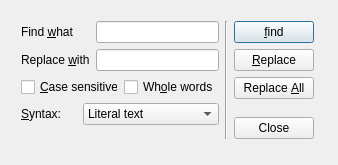
<?xml version="1.0" encoding="UTF-8"?>
<ui version="4.0">
 <class>FindAndReplaceDlg</class>
 <widget class="QDialog" name="FindAndReplaceDlg">
  <property name="geometry">
   <rect>
    <x>0</x>
    <y>0</y>
    <width>338</width>
    <height>165</height>
   </rect>
  </property>
  <property name="windowTitle">
   <string>Find And Replace</string>
  </property>
  <widget class="QWidget" name="layoutWidget">
   <property name="geometry">
    <rect>
     <x>10</x>
     <y>10</y>
     <width>315</width>
     <height>140</height>
    </rect>
   </property>
   <layout class="QHBoxLayout" name="horizontalLayout_3">
    <item>
     <layout class="QVBoxLayout" name="verticalLayout_2">
      <item>
       <layout class="QGridLayout" name="gridLayout">
        <item row="0" column="0">
         <widget class="QLabel" name="label">
          <property name="text">
           <string>Find &amp;what</string>
          </property>
          <property name="buddy">
           <cstring>findLineEdit</cstring>
          </property>
         </widget>
        </item>
        <item row="0" column="1">
         <widget class="QLineEdit" name="findLineEdit"/>
        </item>
        <item row="1" column="0">
         <widget class="QLabel" name="label_2">
          <property name="text">
           <string>Replace &amp;with</string>
          </property>
          <property name="buddy">
           <cstring>replaceLineEdit</cstring>
          </property>
         </widget>
        </item>
        <item row="1" column="1">
         <widget class="QLineEdit" name="replaceLineEdit"/>
        </item>
       </layout>
      </item>
      <item>
       <layout class="QHBoxLayout" name="horizontalLayout">
        <item>
         <widget class="QCheckBox" name="caseCheckBox">
          <property name="text">
           <string>&amp;Case sensitive</string>
          </property>
         </widget>
        </item>
        <item>
         <widget class="QCheckBox" name="wholeCheckBox">
          <property name="text">
           <string>Wh&amp;ole words</string>
          </property>
         </widget>
        </item>
       </layout>
      </item>
      <item>
       <layout class="QHBoxLayout" name="horizontalLayout_2">
        <item>
         <widget class="QLabel" name="label_3">
          <property name="text">
           <string>&amp;Syntax:</string>
          </property>
          <property name="buddy">
           <cstring>syntaxComboBox</cstring>
          </property>
         </widget>
        </item>
        <item>
         <widget class="QComboBox" name="syntaxComboBox">
          <property name="sizePolicy">
           <sizepolicy hsizetype="Fixed" vsizetype="Fixed">
            <horstretch>0</horstretch>
            <verstretch>0</verstretch>
           </sizepolicy>
          </property>
          <property name="currentIndex">
           <number>0</number>
          </property>
          <item>
           <property name="text">
            <string>Literal text</string>
           </property>
          </item>
          <item>
           <property name="text">
            <string>Regular expression</string>
           </property>
          </item>
         </widget>
        </item>
       </layout>
      </item>
      <item>
       <spacer name="verticalSpacer">
        <property name="orientation">
         <enum>Qt::Vertical</enum>
        </property>
        <property name="sizeHint" stdset="0">
         <size>
          <width>20</width>
          <height>30</height>
         </size>
        </property>
       </spacer>
      </item>
     </layout>
    </item>
    <item>
     <widget class="Line" name="line">
      <property name="orientation">
       <enum>Qt::Vertical</enum>
      </property>
     </widget>
    </item>
    <item>
     <layout class="QVBoxLayout" name="verticalLayout_3">
      <item>
       <widget class="QPushButton" name="findButton">
        <property name="text">
         <string>&amp;find</string>
        </property>
       </widget>
      </item>
      <item>
       <widget class="QPushButton" name="replaceButton">
        <property name="text">
         <string>&amp;Replace</string>
        </property>
       </widget>
      </item>
      <item>
       <widget class="QPushButton" name="replaceAllButton">
        <property name="text">
         <string>Replace &amp;All</string>
        </property>
       </widget>
      </item>
      <item>
       <spacer name="verticalSpacer_2">
        <property name="orientation">
         <enum>Qt::Vertical</enum>
        </property>
        <property name="sizeHint" stdset="0">
         <size>
          <width>20</width>
          <height>13</height>
         </size>
        </property>
       </spacer>
      </item>
      <item>
       <widget class="QPushButton" name="closeButton">
        <property name="text">
         <string>Close</string>
        </property>
       </widget>
      </item>
     </layout>
    </item>
   </layout>
  </widget>
 </widget>
 <layoutdefault spacing="6" margin="11"/>
 <tabstops>
  <tabstop>replaceAllButton</tabstop>
  <tabstop>replaceLineEdit</tabstop>
  <tabstop>wholeCheckBox</tabstop>
  <tabstop>syntaxComboBox</tabstop>
  <tabstop>replaceButton</tabstop>
  <tabstop>findLineEdit</tabstop>
  <tabstop>closeButton</tabstop>
  <tabstop>findButton</tabstop>
  <tabstop>caseCheckBox</tabstop>
 </tabstops>
 <resources/>
 <connections>
  <connection>
   <sender>closeButton</sender>
   <signal>clicked()</signal>
   <receiver>FindAndReplaceDlg</receiver>
   <slot>reject()</slot>
   <hints>
    <hint type="sourcelabel">
     <x>284</x>
     <y>133</y>
    </hint>
    <hint type="destinationlabel">
     <x>202</x>
     <y>134</y>
    </hint>
   </hints>
  </connection>
 </connections>
</ui>
